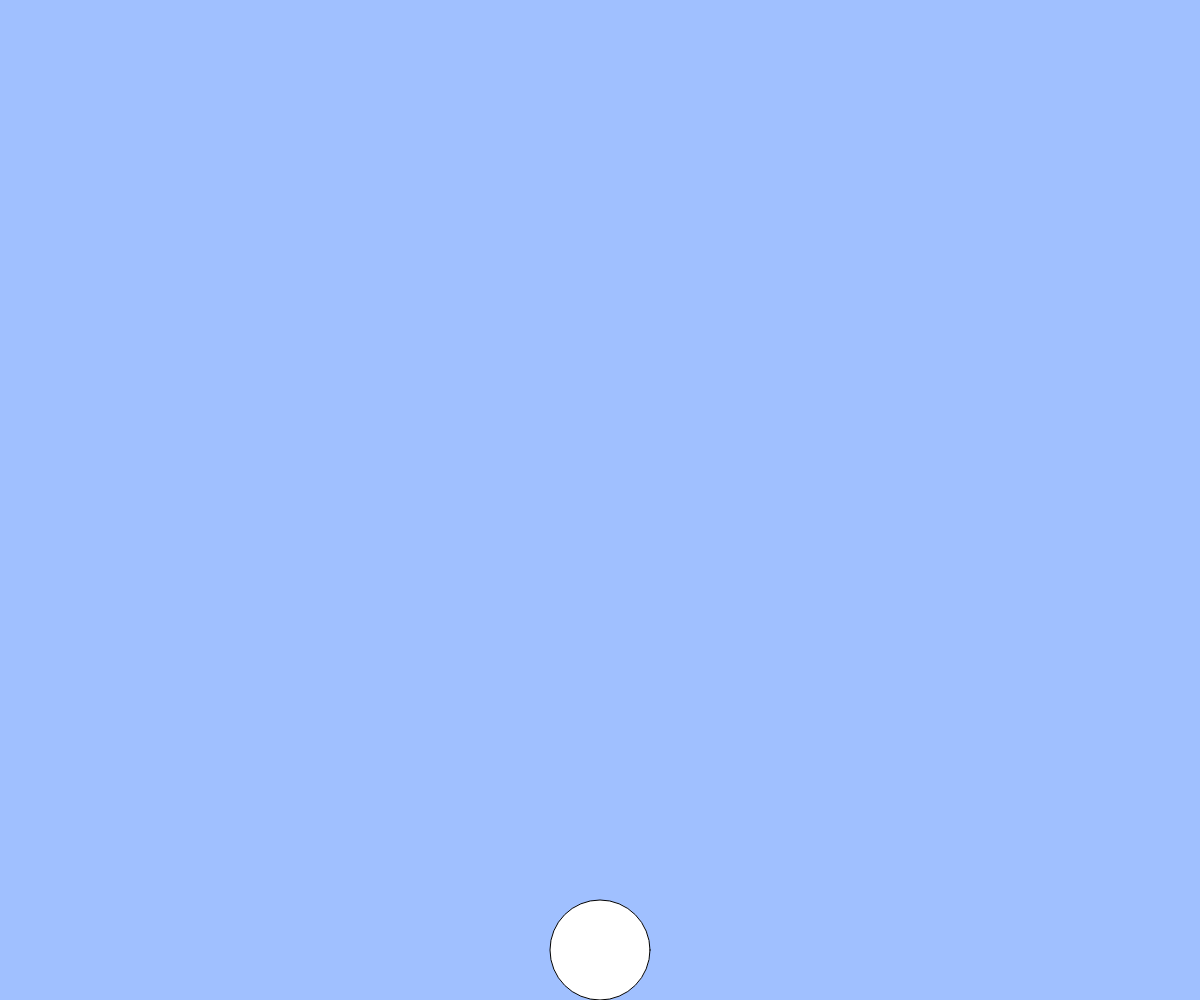
Frame 1 (no input)
Frame 60 (no input): identical to frame 1, image omitted
Frame 120 (the mouse pressed at the canvas centre since frame 60): identical to frame 1, image omitted

The p5.js sketch that drew this single still picture (run headless with seeded random() and noise() and a simulated clock; from frame 60 on, the mouse is pressed at the canvas centre):

// p5.js sketch
// ── sketch.js

function setup(){
  createCanvas(windowWidth, windowHeight);
  x = width / 2
  y = height - 50
}

let x ;
let y ;

function draw(){
    background(160, 192, 255);
    ellipse(x, y, 100);
    // キーの処理（else ifにすると同時押しできなくなってしまうので要注意）
    if(keyIsDown(LEFT_ARROW)){
      if(keyIsDown(SHIFT)){x -= 10}
    else {x -= 5};  
}
    if(keyIsDown(RIGHT_ARROW)){
      if(keyIsDown(SHIFT)){x += 10}
    else {x += 5};
}
}
